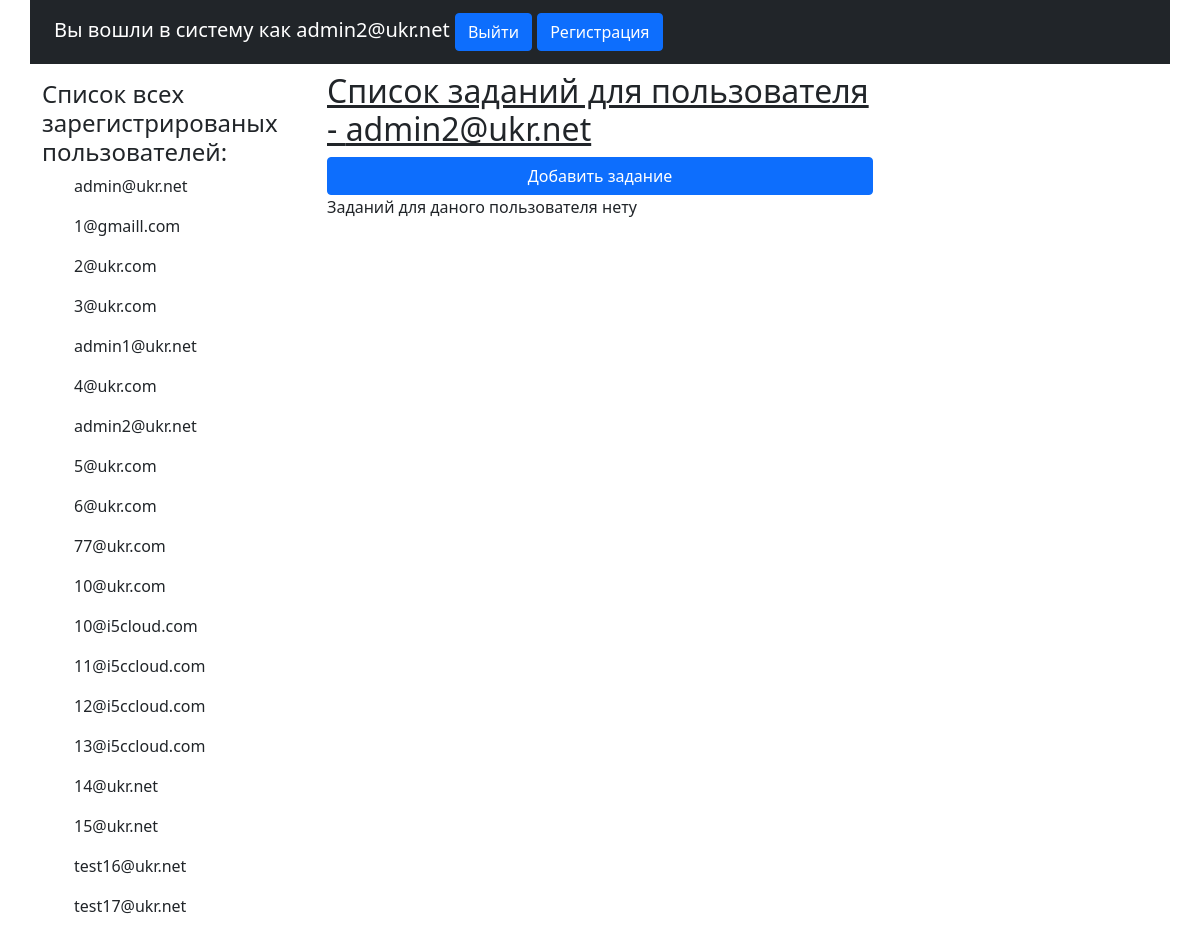
Before: / (signed in) with the older database file.
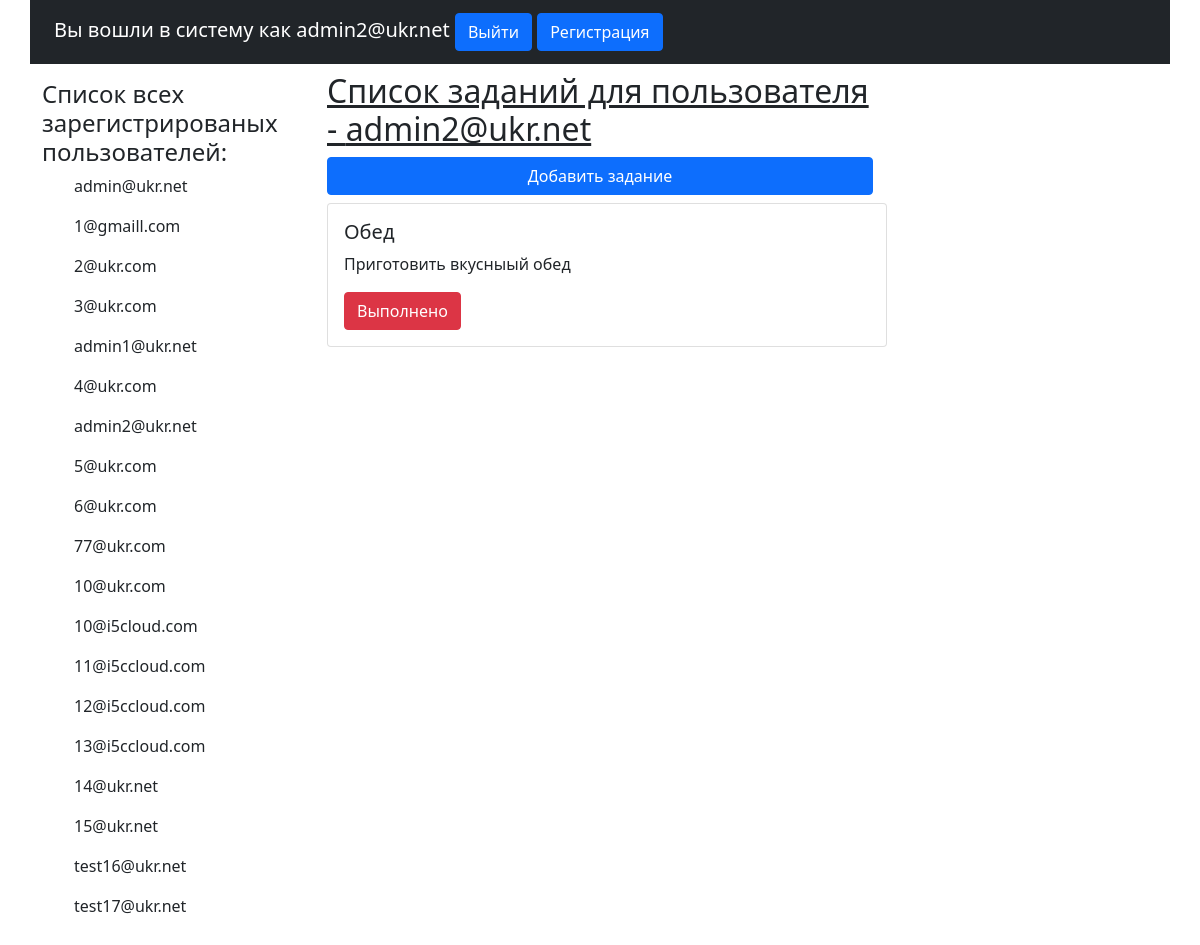
After: the same page with the newer database file.
### mainapp/models.py (models this page shows, shortened)
class User(AbstractBaseUser, PermissionsMixin):
    email = models.EmailField(db_index=True, unique=True)
    first_name = models.CharField(max_length=255)
    last_name = models.CharField(max_length=255)
    is_active = models.BooleanField(default=True)
    is_staff = models.BooleanField(default=False)
    username = None
    objects = UserManager()
    USERNAME_FIELD = 'email'
    REQUIRED_FIELDS = []
    def __str__(self):
        return self.email

class Task(models.Model):
    name = models.CharField(max_length=255, verbose_name='Название')
    description = models.CharField(max_length=255, verbose_name='Описание')
    user = models.ForeignKey(User, on_delete=models.CASCADE)
    created_at = models.DateTimeField(auto_now_add=True)

### mainapp/views.py (the view)
# urls.py: path('', BaseView.as_view(),name='base'),
class BaseView(View):
    def get(self,request,*args,**kwargs):
        users =  User.objects.all()
        tasks = Task.objects.filter(user=request.user.id)
        context = {
            'users': users,
            'tasks': tasks
        }
        return render(request, 'base.html', context)

### mainapp/templates/base.html (shortened to what this page needs)
<!DOCTYPE html>
{% load crispy_forms_tags %}
<html lang="en">
<head>
    <link href="https://cdn.jsdelivr.net/npm/bootstrap@5.1.0/dist/css/bootstrap.min.css" rel="stylesheet">
</head>
<body>
<nav class="container navbar navbar-dark bg-dark">
  <div class="container-fluid">
    <span class="navbar-brand mb-0 h1">Вы вошли в систему как {% if not request.user.is_authenticated %}  Гость<a class="btn btn-primary" href="{% url 'login' %}" role="button">Войти</a>  {% else %}{{request.user}}{% endif %}
    <a class="btn btn-primary" href="{% url 'logout' %}" role="button"> Выйти</a>
    <a class="btn btn-primary" href="{% url 'register' %}" role="button">Регистрация</a>
    </span>
  </div>
</nav>
<div class="container">
    <div class="row">
        <div class="col-md-3">
            <h4 class="mt-2">Список всех зарегистрированых пользователей:</h4>
            {% if request.user.is_authenticated %}
                {% for user in users %}
                <ul>{{user.email}}</ul>
                {% endfor %}<br>
            {% else %}
            <h5 class="mt-4 mb-4 fst-italic">Нужно войти в систему что бы просмотреть</h5>
            {% endif %}
        </div>
            <div class="col-md-6">
            {% if request.user.is_authenticated %}
                <h2 class="text-decoration-underline">Список заданий для пользователя - {{request.user}}</h2>
                <div class="d-grid gap-2">
                <a class="btn btn-primary" href="{% url 'add_task' %}">Добавить задание</a>
                </div>
                {% if not tasks %}
                    Заданий для даного пользователя нету
                {% else %}
                {% for task in tasks %}
                <div class="card mt-2 mb-2" style="width: 35rem;">
                <div class="card-body">
                <h5 class="card-title">{{task.name}}</h5>
                <p class="card-text">{{task.description}}</p>
                <a href="{% url 'delete_task' id=task.id %}" class="btn btn-danger">Выполнено</a>
                </div>
                </div>
                {% endfor %} {% endif %}
                {% else %}
                 <h5 class="mt-4 mb-4 fst-italic">Нужно войти в систему что бы просмотреть</h5>
                {% endif %}
            </div>
    </div>
    </div>
</body>
</html>

Changed rows visible on the page:
added Task: name "Обед", description "Приготовить вкусныый обед"
Other visible differences:
text no longer shown: "Заданий для даного пользователя нету"
